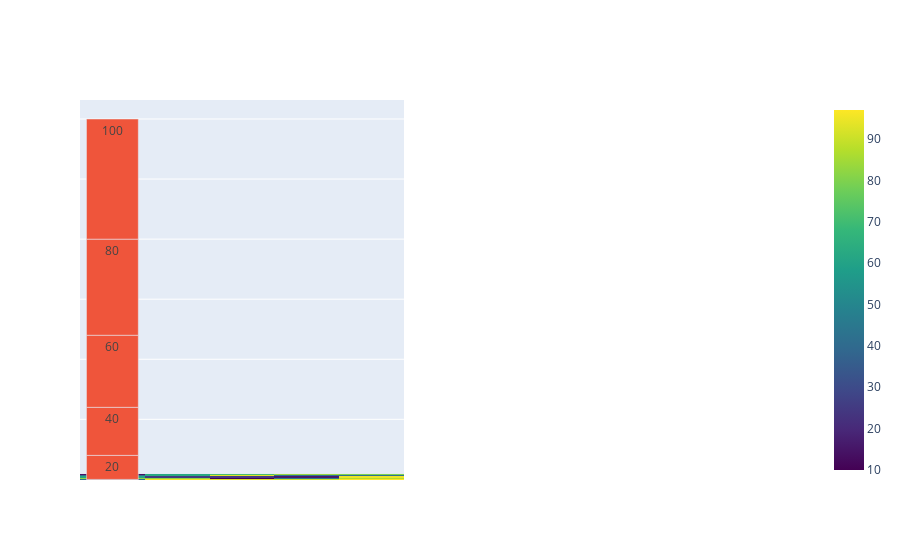

Write notebook code for a chart like this one.
### Code cell
import plotly.graph_objects as go
import numpy as np

# Create heatmap data (random data for this example)
heatmap_data = np.random.randint(0, 100, size=(5, 5))

# Create the heatmap trace
heatmap_trace = go.Heatmap(
    z=heatmap_data,
    colorscale='Viridis',  # Customize the colorscale
)

# Create legend-like data and trace
legend_data = [0, 20, 40, 60, 80, 100]
legend_text = ['0', '20', '40', '60', '80', '100']

legend_trace = go.Bar(
    x=[0] * len(legend_data),
    y=legend_data,
    text=legend_text,
    hoverinfo='text',
    
)

# Create the layout
layout = go.Layout(
    grid={'rows': 1, 'columns': 2, 'pattern': 'independent'},
    xaxis1={'showticklabels': False},
    yaxis1={'showticklabels': False},
    xaxis2={'showticklabels': False},
    yaxis2={'showticklabels': False},
)

# Create the subplot figure and add both the heatmap and legend traces to it
fig = go.Figure(data=[heatmap_trace, legend_trace], layout=layout)

# Show the plot in your Jupyter Notebook or IDE
fig.show()

### Figure 1 — Plotly figure (JSON) as saved in the notebook; plotly's stock layout.template omitted (floating-point values rounded to 4 significant figures)
{"data": [{"colorscale": [[0, "#440154"], [0.1111, "#482878"], [0.2222, "#3e4989"], [0.3333, "#31688e"], [0.4444, "#26828e"], [0.5556, "#1f9e89"], [0.6667, "#35b779"], [0.7778, "#6ece58"], [0.8889, "#b5de2b"], [1, "#fde725"]], "type": "heatmap", "z": [[42, 96, 93, 91, 97], [82, 82, 10, 46, 87], [61, 25, 24, 16, 95], [41, 63, 93, 42, 44], [14, 62, 71, 83, 80]]}, {"hoverinfo": "text", "text": ["0", "20", "40", "60", "80", "100"], "type": "bar", "x": [0, 0, 0, 0, 0, 0], "y": [0, 20, 40, 60, 80, 100]}], "layout": {"autosize": true, "grid": {"columns": 2, "pattern": "independent", "rows": 1}, "xaxis": {"autorange": true, "range": [-0.5, 4.5], "showticklabels": false, "type": "linear"}, "xaxis2": {"showticklabels": false}, "yaxis": {"autorange": true, "range": [-0.5, 315.8], "showticklabels": false, "type": "linear"}, "yaxis2": {"showticklabels": false}}}
